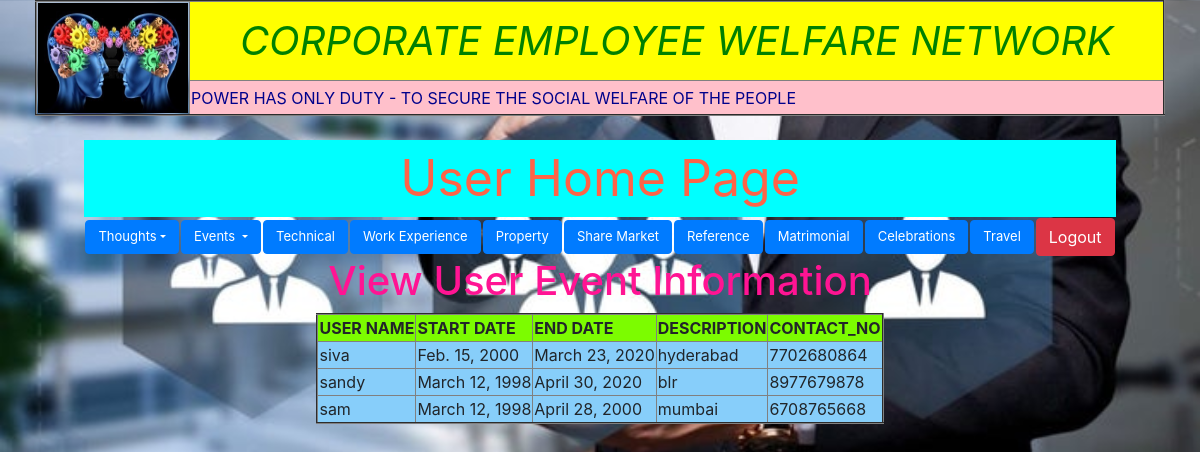
The page /viewevents/ on the database its author committed.
### app_wlfare/models.py (models this page shows)
class EventsModel(models.Model):
    name=models.CharField(max_length=40)
    startdate=models.DateField()
    enddate=models.DateField()
    description=models.CharField(max_length=100)
    contactno=models.IntegerField(unique=True)

### app_wlfare/views.py (the view)
# urls.py: path('viewevents/', views.ViewEvents.as_view(), name='viewevents'),
class ViewEvents(View):
    def get(self,request):
        evm=EventsModel.objects.all()
        return  render(request,"viewevents.html",{"em":evm})

### templates/viewevents.html
{% extends "user.html" %}
{% block user %}
    <h1 align="center"style="color: deeppink">View User Event Information</h1>
    <table align="center"border="2"style="background-color: lightskyblue">
        <tr style="background-color: lawngreen">
            <th>USER NAME</th>
            <th>START DATE</th>
            <th>END DATE</th>
            <th>DESCRIPTION</th>
            <th>CONTACT_NO</th>
        </tr>
    {% for x in em %}
        <tr>
            <td>{{ x.name }}</td>
            <td>{{ x.startdate }}</td>
            <td>{{ x.enddate }}</td>
            <td>{{ x.description }}</td>
            <td>{{ x.contactno }}</td>
        </tr>
    {% endfor %}
    </table>
{% endblock %}

### app_wlfare/static/css/comon.css (style rules this page uses)
body { background-image: url("../images/welfare.JPEG"); background-size: 100%; }

### rows shown on the page
EventsModel: name "siva", startdate "Feb. 15, 2000", enddate "March 23, 2020", description "hyderabad", contactno "7702680864"
EventsModel: name "sandy", startdate "March 12, 1998", enddate "April 30, 2020", description "blr", contactno "8977679878"
EventsModel: name "sam", startdate "March 12, 1998", enddate "April 28, 2000", description "mumbai", contactno "6708765668"
